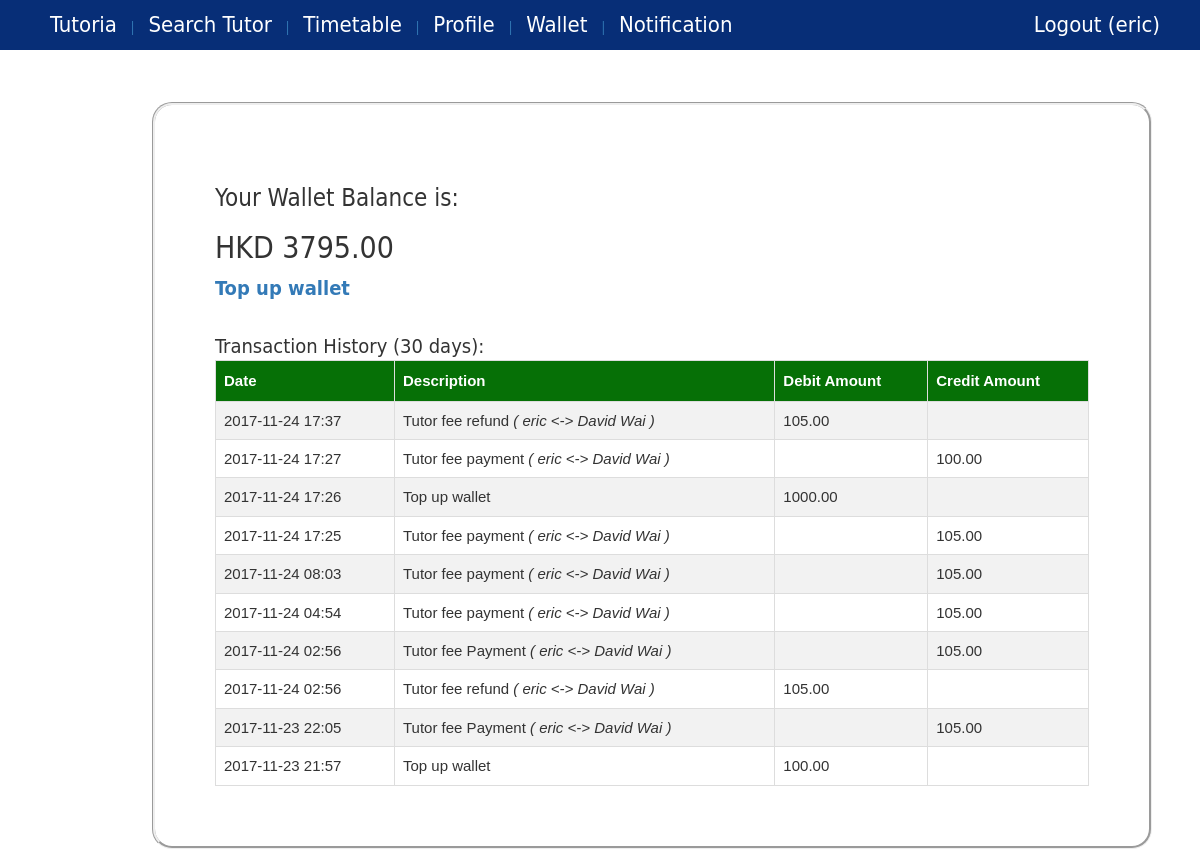
Page /wallet/ (signed in) on the earlier database version.
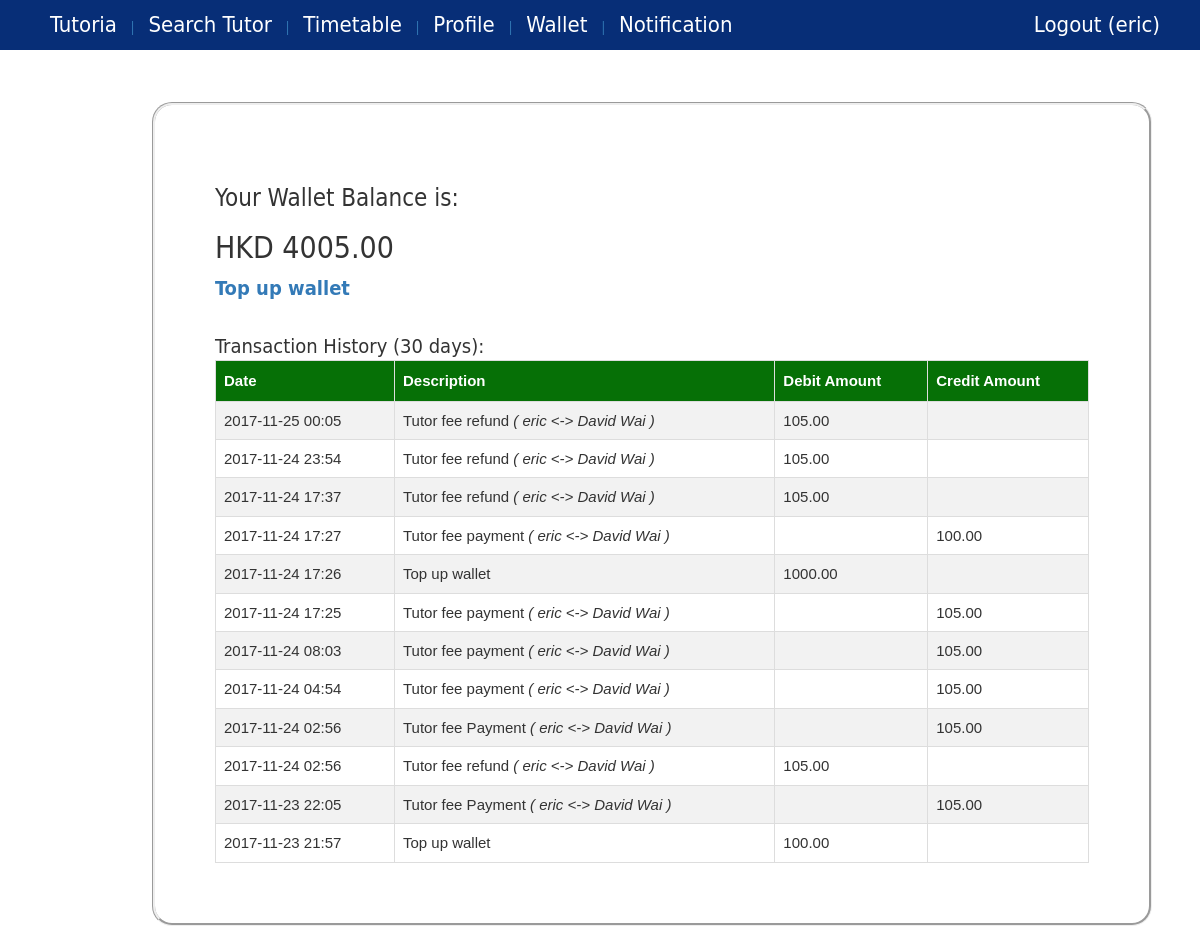
Same page on the later database version.
### core/models.py (models this page shows, shortened)
class Wallet(models.Model):
    amount = models.DecimalField(max_digits=20, decimal_places=2, default=0.0, blank=True, null=True)

class Transaction(models.Model):
    profile = models.ForeignKey(Profile, on_delete=models.CASCADE,blank=True, null=True)
    date = models.DateTimeField()
    amount = models.DecimalField(max_digits=10, decimal_places=2)
    session = models.ForeignKey(Session, blank=True, null=True)
    isDebit = models.BooleanField()
    isTutoriaOwned = models.BooleanField(default=False)
    isTutorFeeRelated = models.BooleanField(default=False)
    isSystemWalletRelated = models.BooleanField(default=False)
    isBankRelated = models.BooleanField(default=False)
    description = models.CharField(max_length=50, blank=False,null=True)
    @property
    def getDate(self):
        local_timezone = timezone(settings.TIME_ZONE)
        return self.date.astimezone(local_timezone).strftime('%Y-%m-%d %H:%M')

class Session(models.Model):
    student = models.ForeignKey(Student, on_delete=models.CASCADE, blank=True, null=True)
    tutor = models.ForeignKey(Tutor, on_delete=models.CASCADE)
    booking_date = models.DateTimeField(blank=True, null=True)
    start_date = models.DateTimeField()
    end_date = models.DateTimeField()
    status = models.CharField(max_length=10,blank=True,null=True) # possible value: booked, cancelled, locked, ended
    isCouponUsed = models.BooleanField(default=False)
    isBlackedout = models.BooleanField(default=False)

class Student(models.Model):
    profile = models.OneToOneField(Profile, on_delete=models.CASCADE)
    university = models.OneToOneField(University, blank=True,null=True)

class Profile(models.Model):
    user = models.OneToOneField(User, on_delete=models.CASCADE)
    phone = models.CharField(max_length=20)
    user_type =  models.ForeignKey(UserType)
    image = models.ImageField(upload_to='profile_image',blank=True)
    wallet = models.OneToOneField(Wallet)
    @property
    def isStudent(self):
        return self.user_type.user_type=="student" or self.user_type.user_type=="both"
    @property
    def isTutor(self):
        return self.user_type.user_type=="tutor" or self.user_type.user_type=="both"
    @property
    def getUserFullName(self):
        user=self.user
        fname=""
        if user.first_name != None:
            fname += user.first_name
        if user.first_name != None and user.last_name != None:
            fname += " " + user.last_name
        elif user.last_name != None:
            fname += user.last_name
        return fname
    @property
    def hasNotification(self):
        return len(Notification.objects.filter(profile=self,checked=False))>0

class Tutor(models.Model):
    profile = models.OneToOneField(Profile, on_delete=models.CASCADE)
    tutor_type =  models.ForeignKey(TutorType, blank=True, null=True )
    hourly_rate = models.DecimalField(max_digits=10, decimal_places=2, default=Decimal(0.0))
    tag = models.ManyToManyField(Tag, blank=True)
    university = models.ForeignKey(University, blank=True,null=True)
    course = models.ManyToManyField(Course, blank=True)
    bio = models.CharField(max_length=500, blank=True,null=True)
    isHideProfile = models.BooleanField(default=False)

### core/views.py (the view)
# urls.py: url(r'^wallet/$', views.viewWallet, name='view_wallet'),
@login_required
def viewWallet(request):
    wallet = request.user.profile.wallet
    current = getCurrentDatetime()
    monthBefore = current - timedelta(days=30)
    transactionHistory = Transaction.objects.filter(profile=request.user.profile).filter(date__gte = monthBefore).order_by("-date")
    context={'amount':wallet.amount, 'transactionHistory':transactionHistory}
    return render(request, 'view_wallet.html', context)

### core/utility.py (called while the page is built)
def getCurrentDatetime():
    local_timezone = timezone(settings.TIME_ZONE)
    return datetime.now().astimezone(local_timezone)

### core/templates/view_wallet.html (shortened to what this page needs)
{% extends 'base.html' %}
{% block content %}
    <h3>Your Wallet Balance is:</h3>
    <h2>HKD {{amount}}</h2>
    {% if user.profile.isStudent %}
        <a href="{% url 'add_to_wallet' %}" >
            <b>Top up wallet</b>
        </a>
    {% endif %}
    <br/><br/>
    {% if transactionHistory %}
        Transaction History (30 days):
        <table id="transaction_record">
            <tr>
                <th>Date</th>
                <th>Description</th>
                <th>Debit Amount</th>
                <th>Credit Amount</th>
            </tr>
            {% for each in transactionHistory %}
                {% if each.isTutorFeeRelated%}
                    <tr>
                        <td>{{each.getDate}}</td>
                        <td>
                            {{each.description}}
                            <i>( {{each.session.student.profile.user.username}} &lt;-&gt; {{each.session.tutor.profile.getUserFullName}} )</i>
                        </td>
                        <td>{% if each.isDebit %} {{each.amount}} {% endif %}</td>
                        <td>{% if not each.isDebit %} {{each.amount}} {% endif %}</td>
                    </tr>
                {% else %}
                    <tr>
                        <td>{{each.getDate}}</td>
                        <td>{{each.description}}</td>
                        <td>{% if each.isDebit %} {{each.amount}} {% endif %}</td>
                        <td>{% if not each.isDebit %} {{each.amount}} {% endif %}</td>
                    </tr>
                {% endif %}
            {% endfor %}
        </table>
    {% endif %}
{% endblock %}

### core/templates/base.html (shortened to what this page needs)
{% load static %}
<!DOCTYPE html>
<html>
<head>
    <link rel="stylesheet" href="{% static 'css/base.css' %}">
    <link rel="stylesheet" href="https://maxcdn.bootstrapcdn.com/bootstrap/3.3.7/css/bootstrap.min.css">
</head>
<body>
    <div id="wrapper">
        <header>
            <nav id="navigation">
                <ul>
                    <a href="{% url 'homepage' %}">
                        <li>Tutoria</li>
                    </a>
                    {% ifnotequal user.username "admin" %}
                        {% if user.is_authenticated %}
                            <a href="{% url 'search_tutor' %}">
                                | <li>Search Tutor</li>
                            </a>
                            <a href="{% url 'view_timetable' %}">
                                | <li>Timetable</li>
                            </a>
                            <a href="{% url 'edit_profile' %}">
                                | <li>Profile</li>
                            </a>
                            <a href="{% url 'view_wallet' %}">
                                | <li>Wallet</li>
                            </a>
                            <a href="{% url 'view_notification' %}">
                                {%if user.profile.hasNotification %}
                                    | <li>Notification({{user.profile.getNotificationNum}})</li>
                                {% else %}
                                    | <li>Notification</li>
                                {% endif %}
                            </a>
                            <a href="{% url 'logout' %}" id="logoutButton" class="pull-right">
                                <li>Logout ({{ user.username }}) </li>
                            </a>
                        {% endif %}
                    {% endifnotequal %}
                </ul>
            </nav>
        </header>
        <div id="main">
            <article>
                <section class="box">
                    {% block content %} {% endblock %}
        </div>
    </div>
</body>
</html>

### core/static/css/base.css (style rules this page uses)
* { margin:0 auto; padding:0 auto; }
html,body { height:100%; }
#wrapper { min-height:100%; position:relative; }
a:link { text-decoration: none; }
nav#navigation { position: fixed; border-radius:10px; top:0; left:0; right:0; width: 100%; height: 50px; background-color:rgba(255,255,255,0.2); z-index: 1; }
nav#navigation ul { box-sizing:border-box; list-style:none; height:50px; padding-bottom:5px; background-color:rgb(7, 46, 119); top:5px; }
nav#navigation ul li { box-sizing:border-box; font-family:"Gill Sans", "Gill Sans MT", "Myriad Pro", "DejaVu Sans Condensed", Helvetica, Arial, sans-serif; font-size:22px; font-weight:300; display:inline; border-radius:10px; color:rgb(255, 255, 255); position:relative; line-height:50px; padding-left:10px; padding-right:10px; }
#main { padding-top:50px; padding-bottom:50px; }
.box { overflow: hidden; font-size:20px; font-family:"Gill Sans", "Gill Sans MT", "Myriad Pro", "DejaVu Sans Condensed", Helvetica, Arial, sans-serif; box-sizing:border-box; width:1000px; padding:60px; border:groove; border-radius:20px; margin:2px; position:relative; top:50px; left:150px; }
#logoutButton, #logoutButton, #signupButton { padding-right: 30px; }

### core/templates/view_wallet.html (style rules this page uses)
#transaction_record { font-family: "Trebuchet MS", Arial, Helvetica, sans-serif; border-collapse: collapse; width: 100%; font-size: 15px; }
#transaction_record td, #transaction_record th { border: 1px solid #ddd; padding: 8px; }
#transaction_record tr:nth-child(even) { background-color: #f2f2f2; }
#transaction_record th { padding-top: 9px; padding-bottom: 9px; text-align: left; background-color: rgb(6, 112, 6); color: white; }

Differences in the rows shown:
changed Wallet: amount "3795.00" → "4005.00"
added Transaction: getDate "2017-11-25 00:05", description "Tutor fee refund", session.student.profile.user.username "eric", session.tutor.profile.getUserFullName "David Wai", amount "105.00"
added Transaction: getDate "2017-11-24 23:54", description "Tutor fee refund", session.student.profile.user.username "eric", session.tutor.profile.getUserFullName "David Wai", amount "105.00"
